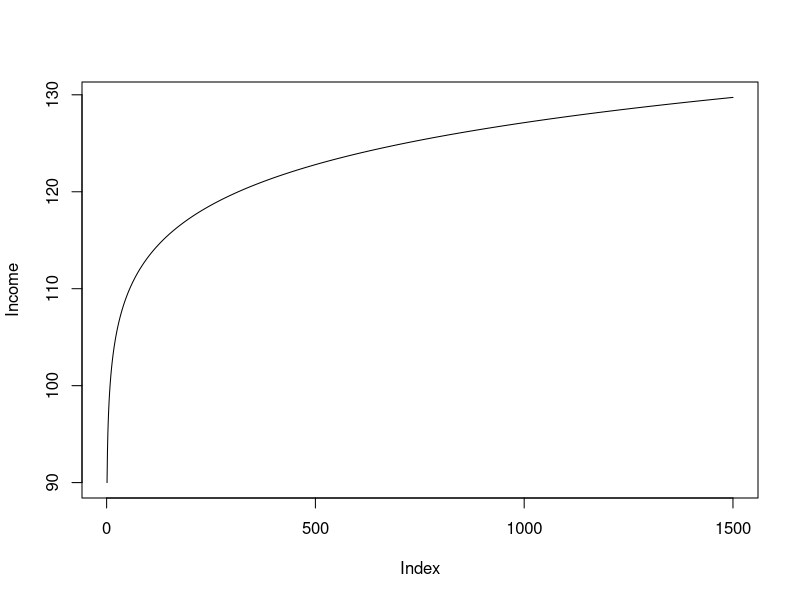
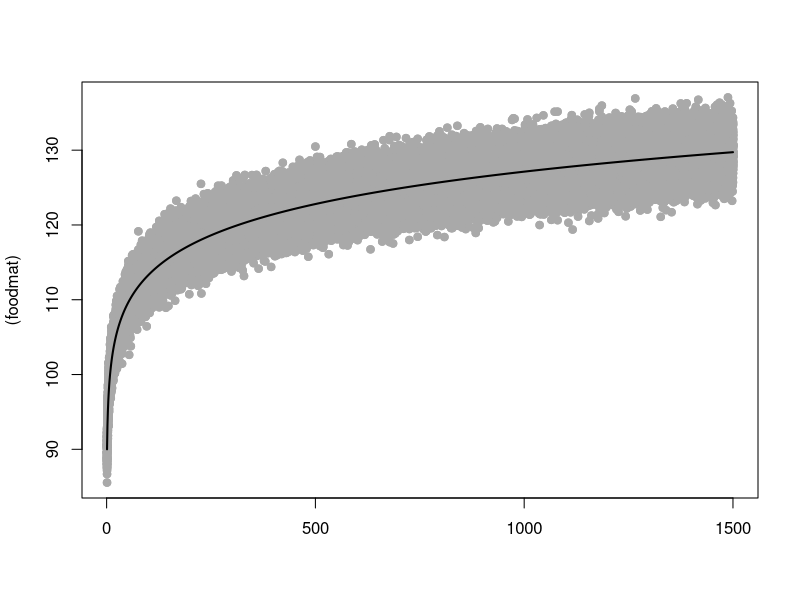
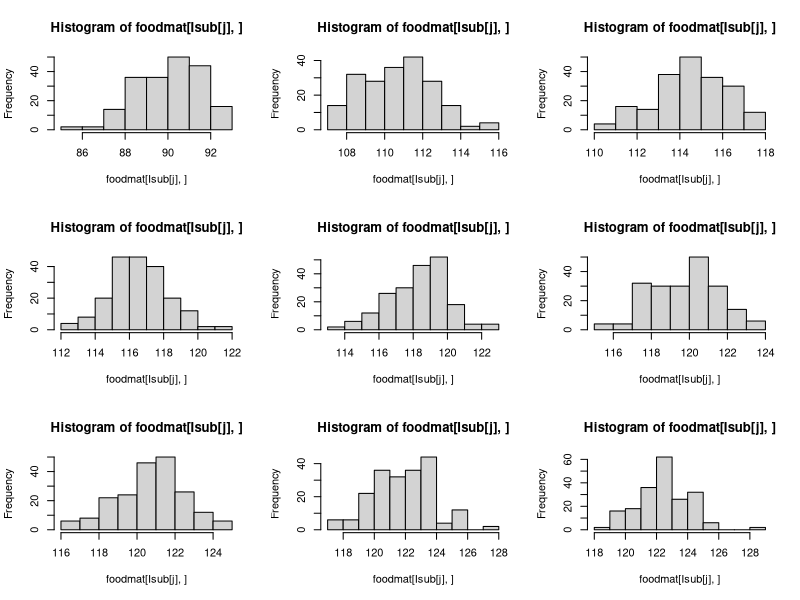
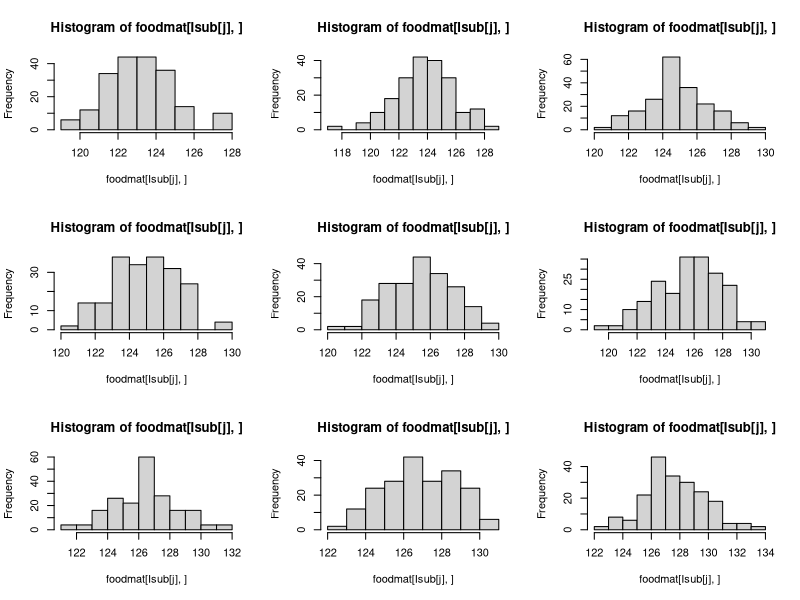
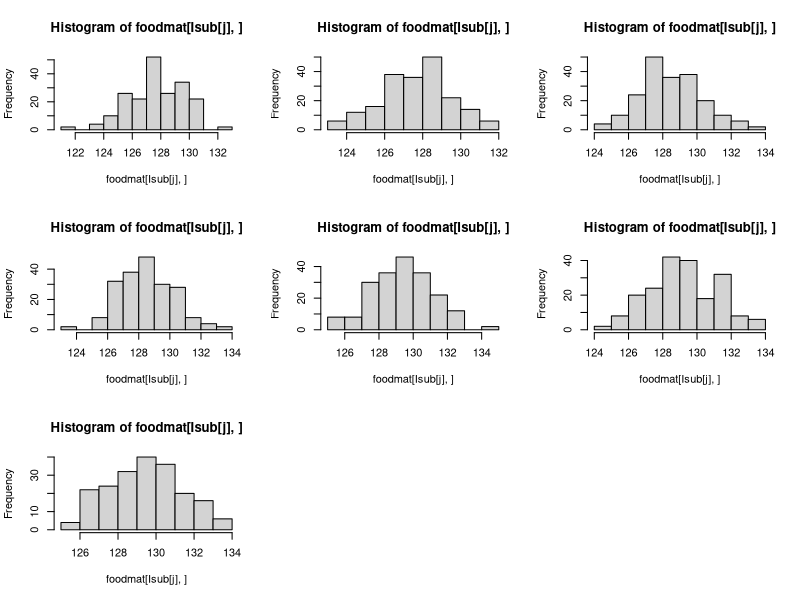

Write R code to recreate these figures, in order.
 
 
 Mass=1:1500
phi_a <- 3 #from table 2.2 in Andersen book
K_c <- 10 #from table 2.2, this is averaged over "all" - so PP in stomach of all preds and preys have a MR of 1224 independently of body size - but htis is something that changes with ecosystem according to KAPPA, eg less in deep sea, more in upwelling
lam <- 1.95
Kappa=3
 
Income = Kappa*phi_a*K_c*Mass^(0.05) #this describes the scaling with size and ecostystem richness
 
plot(Income, type="l")


foodmat <- matrix(nrow = 1500, ncol=200)

for (i in 1:1500) {
  foodmat[i, ] <- rnorm(100, mean=Income[i], sd=0.015*Income[i])
  
}
  
 matplot((foodmat), type="p", pch=19, col="darkgray")
 lines(Income, lwd=2)
 
 par(mfrow=c(3, 3))
 Isub=seq(1, 1500, 60)
 for (j in 1:25) {
 hist(foodmat[Isub[j], ])
   
 }
 
 
 